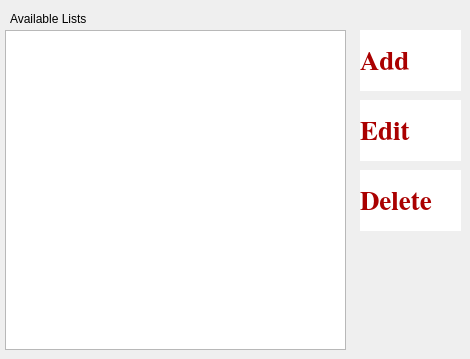
    <widget class="QWidget" name="tab_2">
     <attribute name="title">
      <string>Custom Album Lists</string>
     </attribute>
     <widget class="QListWidget" name="listCustomLists">
      <property name="geometry">
       <rect>
        <x>5</x>
        <y>30</y>
        <width>341</width>
        <height>320</height>
       </rect>
      </property>
     </widget>
     <widget class="QLabel" name="label_4">
      <property name="geometry">
       <rect>
        <x>10</x>
        <y>10</y>
        <width>251</width>
        <height>17</height>
       </rect>
      </property>
      <property name="text">
       <string>Available Lists</string>
      </property>
      <property name="buddy">
       <cstring></cstring>
      </property>
     </widget>
     <widget class="SKG_Button" name="btnAddList">
      <property name="geometry">
       <rect>
        <x>360</x>
        <y>30</y>
        <width>101</width>
        <height>61</height>
       </rect>
      </property>
      <property name="font">
       <font>
        <family>Nimbus Roman No9 L</family>
        <pointsize>20</pointsize>
        <weight>75</weight>
        <italic>false</italic>
        <bold>true</bold>
       </font>
      </property>
      <property name="autoFillBackground">
       <bool>false</bool>
      </property>
      <property name="styleSheet">
       <string notr="true">background:white;
color:rgb(170,0,0)</string>
      </property>
      <property name="text">
       <string>Add</string>
      </property>
     </widget>
     <widget class="SKG_Button" name="btnEditList">
      <property name="geometry">
       <rect>
        <x>360</x>
        <y>100</y>
        <width>101</width>
        <height>61</height>
       </rect>
      </property>
      <property name="font">
       <font>
        <family>Nimbus Roman No9 L</family>
        <pointsize>20</pointsize>
        <weight>75</weight>
        <italic>false</italic>
        <bold>true</bold>
       </font>
      </property>
      <property name="autoFillBackground">
       <bool>false</bool>
      </property>
      <property name="styleSheet">
       <string notr="true">background:white;
color:rgb(170,0,0)</string>
      </property>
      <property name="text">
       <string>Edit</string>
      </property>
     </widget>
     <widget class="SKG_Button" name="btnDeleteList">
      <property name="geometry">
       <rect>
        <x>360</x>
        <y>170</y>
        <width>101</width>
        <height>61</height>
       </rect>
      </property>
      <property name="font">
       <font>
        <family>Nimbus Roman No9 L</family>
        <pointsize>20</pointsize>
        <weight>75</weight>
        <italic>false</italic>
        <bold>true</bold>
       </font>
      </property>
      <property name="autoFillBackground">
       <bool>false</bool>
      </property>
      <property name="styleSheet">
       <string notr="true">background:white;
color:rgb(170,0,0)</string>
      </property>
      <property name="text">
       <string>Delete</string>
      </property>
     </widget>
    </widget>
